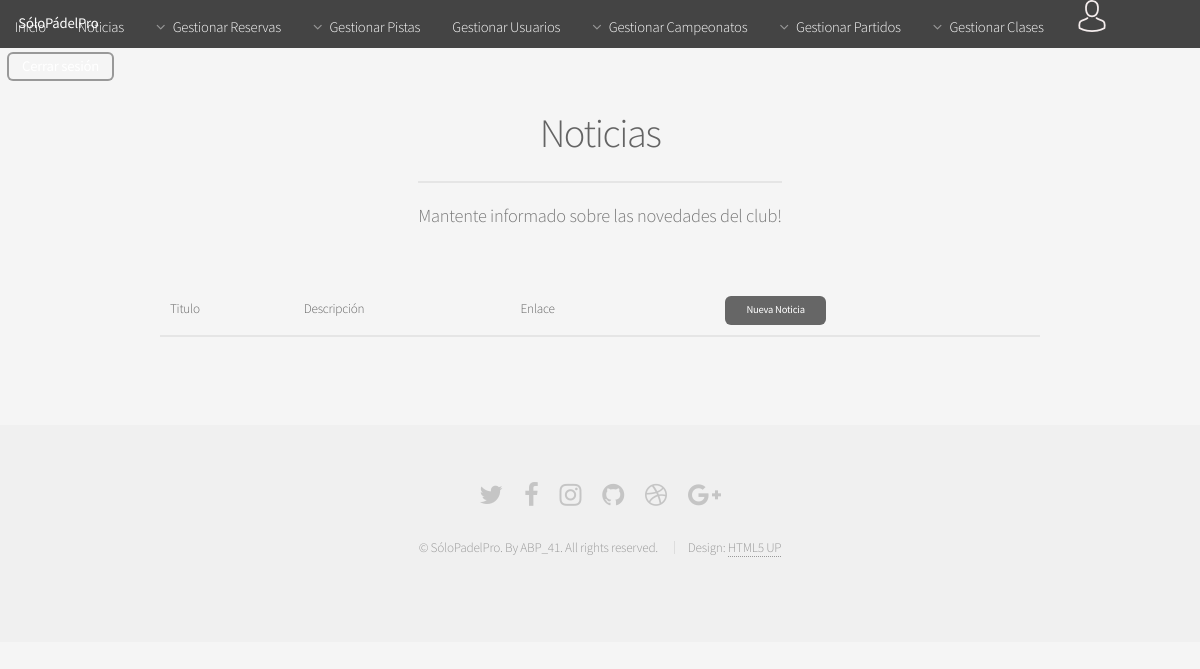
Page /Controllers/NOTICIAS_Controller.php?action=SHOW_NOTICIAS (signed in) on the earlier database version.
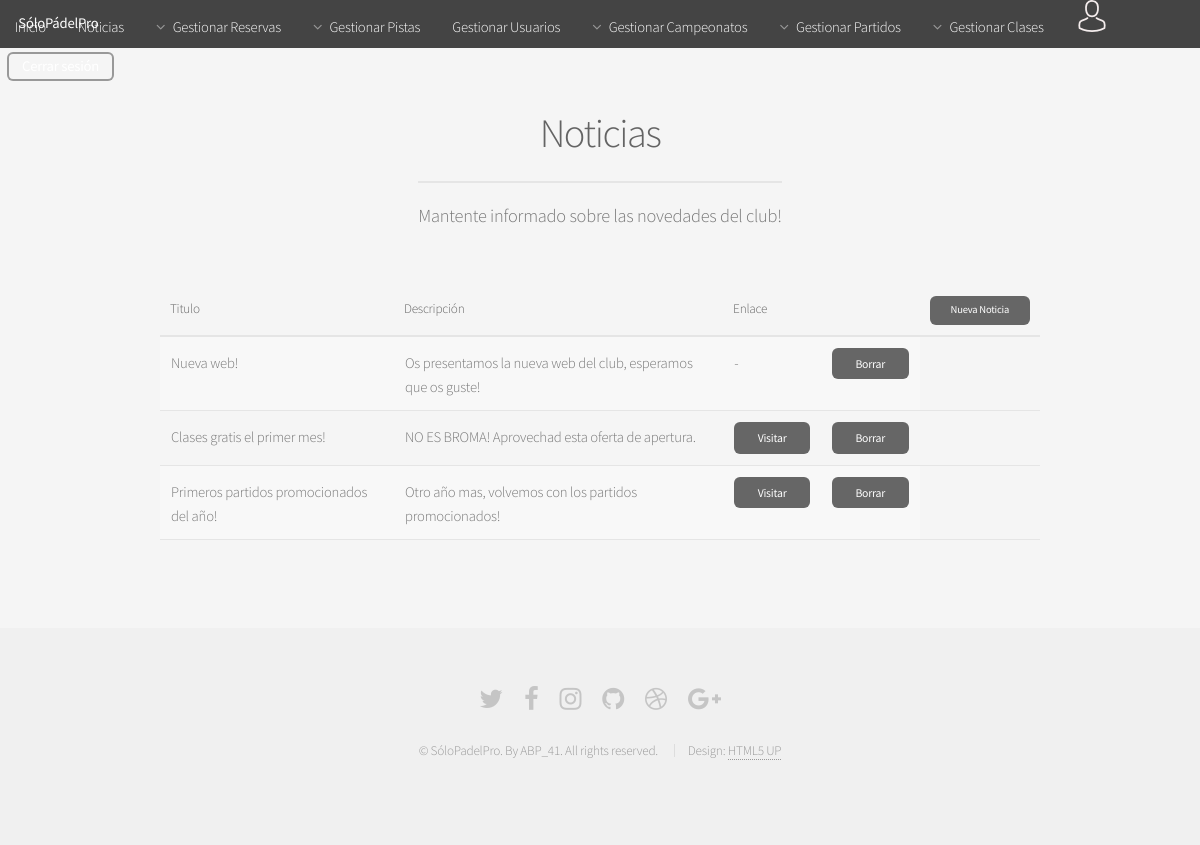
Same page on the later database version.
### tables this page shows
CREATE TABLE IF NOT EXISTS NOTICIA(
  ID int(255) AUTO_INCREMENT NOT NULL,
  TITULO tinytext NOT NULL,
  DESCRIPCION text NOT NULL,
  LINK tinytext,
  PRIMARY KEY (ID)
);

### Controllers/NOTICIAS_Controller.php (called while the page is built, shortened)
<?php
include '../Models/NOTICIA_Model.php';
include '../Views/NOTICIAS/NOTICIAS_SHOWALL_View.php';
if(isset($_REQUEST["action"]))  {
  $action = $_REQUEST["action"];
}else{
  $action = '';
}
switch ($action) {
  default:
  $NOTICIA = new NOTICIA_Model('','','','');
  $noticias = $NOTICIA->SHOWALL();
  new GESTIONAR_NOTICIAS($noticias, '../Controllers/NOTICIAS_Controller.php');
  break;
}
?>

### Functions/Authentication.php (called while the page is built)
<?php
function IsAuthenticated(){
	if (!isset($_SESSION['login'])){
		return false;
	}
	else{
		return true;
	}
}
?>

### Models/NOTICIA_Model.php (called while the page is built, shortened)
<?php
class NOTICIA_Model{
	var $mysqli;
	function __construct($id, $titulo, $descripcion, $link){
		include_once '../Functions/Access_DB.php';
		$this->mysqli = ConnectDB();
	}
	function SHOWALL(){
		$sql = "SELECT * FROM NOTICIA ORDER BY ID";
		if (!($resultado = $this->mysqli->query($sql))){
			$this->mensaje['mensaje'] =  'ERROR: Fallo en la consulta sobre la base de datos';
			return $this->mensaje;
		}
		else{
			return $resultado;
		}
	}
}
?>

### Functions/Access_DB.php (called while the page is built, shortened)
<?php
function ConnectDB(){
   $conexion = mysqli_connect("localhost", "abp41", "abp41", "ABP") or (new MESSAGE('ERROR: No se ha podido conectar con la base de datos', '../index.php'));
 if ($conexion->connect_errno) {
    	return false;
 }else{
 	return $conexion;
 }
}
?>

### Views/NOTICIAS/NOTICIAS_SHOWALL_View.php (the view)
<?php
class GESTIONAR_NOTICIAS{
	var $noticias;
	function __construct($noticias,$origen){
		$this->noticias = $noticias;
		$this->render();
	}
function render(){
    include '../Views/HEADER_View.php';
?>
	<section id="main" class="container">
	<header>
	   <h2>Noticias</h2>
	    <p>Mantente informado sobre las novedades del club!</p>
	 </header>
				<div class="table-wrapper">
					<table>
						<thead >
							<tr>
								<th>Titulo</th>
								<th>Descripción</th>
								<th>Enlace</th>
								<?php if($_SESSION["rol"] == 'ADMIN'){ ?>
								<td>
									<th><a class="button small" href="../Controllers/NOTICIAS_Controller.php?action=ADD">Nueva Noticia</a></th>
								</td>
							<?php } ?>
							</tr>
						</thead>
						<tbody>
					<?php
						if($this->noticias <> NULL){
							while($row = mysqli_fetch_array($this->noticias)){
					?>
							<tr>
								<td>
									<?=$row['TITULO']?>
								</td>
								<td>
									<?=$row['DESCRIPCION']?>
								</td>
								<?php if($row['LINK'] <> ''){ ?>
									<td>
										<a class="button small" href="<?=$row['LINK']?>">Visitar</a>
									</td>
								<?php } else{ ?>
									<td>
										-
									</td>
								<?php } ?>
								<?php if($_SESSION["rol"] == 'ADMIN'){ ?>
								<td>
									<a class="button small" href="../Controllers/NOTICIAS_Controller.php?action=DELETE&noticia_ID=<?=$row['ID']?>">Borrar</a>
								</td>
							<?php } ?>
							</tr>
				<?php
						}
					}
				?>
						</tbody>
					</table>
				</div>
   		</section>
    <?php
        include '../Views/FOOTER_View.php';
        }
    }
    ?>

### Views/HEADER_View.php (shortened to what this page needs)
<?php
include_once '../Functions/Authentication.php';
?>
<html>
<head>
  <link rel="stylesheet" href="../assets/css/main.css" />
  <link rel="stylesheet" type="text/css" href="../assets/css/tcal.css" />
</head>
<body class="is-preload">
  <div id="page-wrapper">
    <header id="header">
      <h1><a href="../index.php">SóloPádelPro</a></h1>
      <nav id="nav">
        <ul>
          <li><a href="../index.php">Inicio</a></li>
            <?php
            if(IsAuthenticated()){
              ?>
              <li><a href="../Controllers/NOTICIAS_Controller.php?action=SHOW_NOTICIAS">Noticias</a></li>
              <li>
              <a href="#" class="icon fa-angle-down">Gestionar Reservas</a>
            </li>
            <?php
            if(isset($_SESSION["rol"]) && ($_SESSION["rol"] == 'ADMIN')){
              ?>
              <li>
                <a href="#" class="icon fa-angle-down">Gestionar Pistas</a>
              </li>
              <?php
            }
            ?>
            <?php
            if(isset($_SESSION["rol"]) && ($_SESSION["rol"] == 'ADMIN')){
              ?>
              <li><a href="../Controllers/USER_Controller.php">Gestionar Usuarios</a></li>
              <?php
            }
            ?>
            <li>
              <a class="icon fa-angle-down">Gestionar Campeonatos</a>
            </li>
            <li>
              <a href="#" class="icon fa-angle-down">Gestionar Partidos</a>
            </li>
             <li>
              <a href="#" class="icon fa-angle-down">Gestionar Clases</a>
            </li>
            <li><a href="#" class="class="icon fa-angle-down >
              <input type="image" id="login" src="../Views/images/avatar.png">
            </a>
          </li>
          <li>
            <a href="../Functions/Desconectar.php" class="button">Cerrar sesión</a>
            <?php
          }
          ?>
        </li>
      </ul>
    </nav>
  </header>

### Views/FOOTER_View.php (shortened to what this page needs)
<footer id="footer">
            <ul class="icons">
                <li><a href="#" class="icon fa-twitter"><span class="label">Twitter</span></a></li>
                <li><a href="#" class="icon fa-facebook"><span class="label">Facebook</span></a></li>
                <li><a href="#" class="icon fa-instagram"><span class="label">Instagram</span></a></li>
                <li><a href="#" class="icon fa-github"><span class="label">Github</span></a></li>
                <li><a href="#" class="icon fa-dribbble"><span class="label">Dribbble</span></a></li>
                <li><a href="#" class="icon fa-google-plus"><span class="label">Google+</span></a></li>
            </ul>
            <ul class="copyright">
                <li>&copy; SóloPadelPro. By ABP_41. All rights reserved.</li>
                <li>Design: <a href="http://html5up.net">HTML5 UP</a></li>
            </ul>
        </footer>
</div>
</body>
</html>

Differences in the rows shown:
added noticia: TITULO "Nueva web!", DESCRIPCION "Os presentamos la nueva web del club, esperamos que os guste!"
added noticia: TITULO "Clases gratis el primer mes!", DESCRIPCION "NO ES BROMA! Aprovechad esta oferta de apertura."
added noticia: TITULO "Primeros partidos promocionados del año!", DESCRIPCION "Otro año mas, volvemos con los partidos promocionados!"
